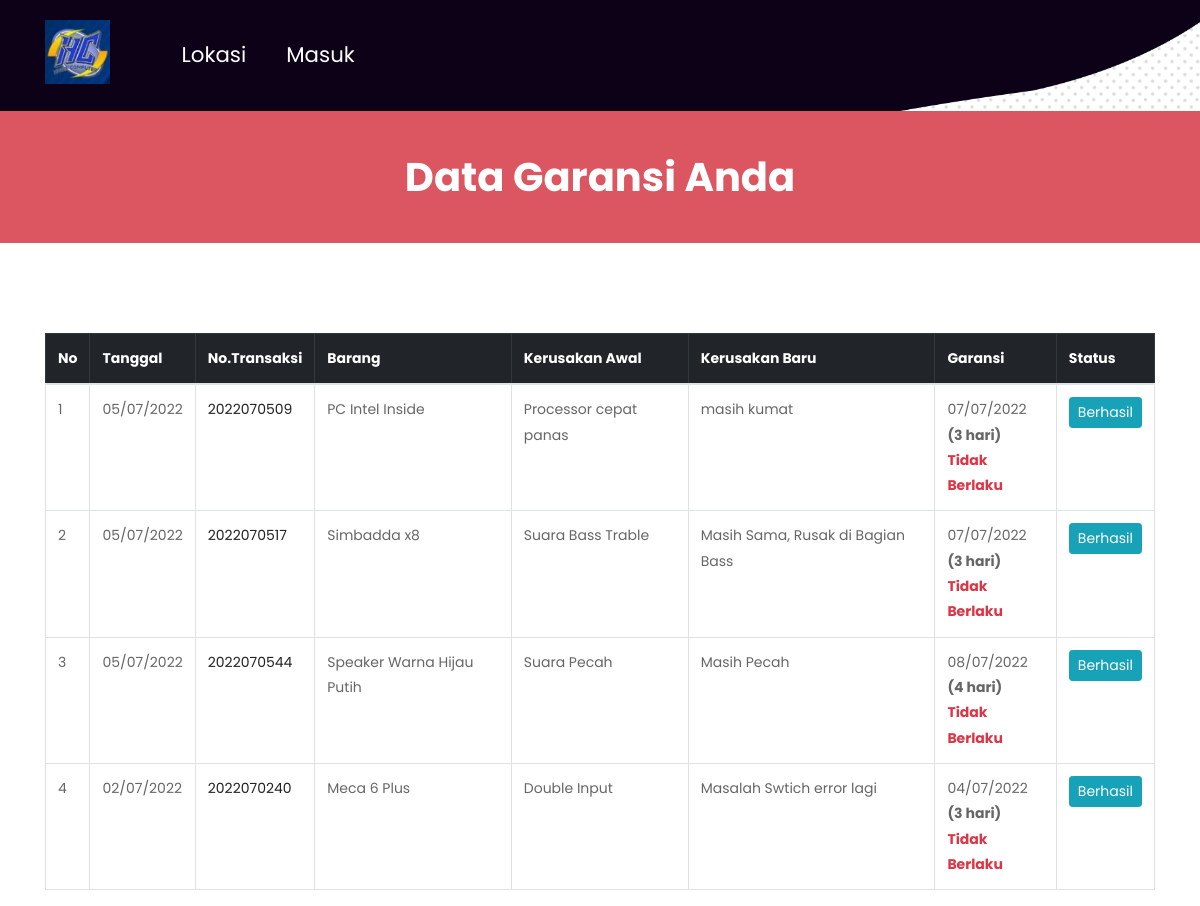
Page /garansi.php on the committed database.
### tables this page shows
CREATE TABLE `dataservice` (
  `notransaksi` varchar(10) NOT NULL,
  `tgl` date NOT NULL,
  `barang` varchar(100) NOT NULL,
  `merk` varchar(100) NOT NULL,
  `jenis` varchar(100) NOT NULL,
  `namap` varchar(100) NOT NULL,
  `alamatp` text NOT NULL,
  `telpp` varchar(15) NOT NULL,
  `kerusakan` varchar(50) NOT NULL,
  `kondisibrg` varchar(100) NOT NULL,
  `garansi` date NOT NULL,
  `kerusakanbaru` varchar(100) NOT NULL,
  `metode` varchar(50) NOT NULL
);

### garansi.php (the view, shortened to what this page needs)
<?php require('header.php');?>
	</div>
  <div class="collection_text">Data Garansi Anda</div>
    <div class="layout_padding collection_section">
    	<div class="container">
           <div class="panel panel-default">
                <div class="panel-body">
                    <div class="table-responsive">
                        <table class="table table-bordered table-hover " id="dataTables-example">
                            <thead class="success table-dark">
                                <tr>
                                    <th>No</th>
                                    <th>Tanggal</th>
                                    <th>No.Transaksi </th>
                                    <th>Barang</th>
                                    <th>Kerusakan Awal</th>
                                    <th>Kerusakan Baru</th>
                                    <th>Garansi</th>
                                    <th>Status</th>
                                </tr>
                            </thead>
                            <tbody>
                                    <?php $no=1; $query = mysqli_query($kon, "SELECT * FROM dataservice WHERE kerusakanbaru != '' ORDER BY tgl DESC");
                                        while($data = mysqli_fetch_array($query)){ ?>
                                            <tr class="odd gradeX">
                                                    <td><?= $no++; ?></td>
                                                    <td><?= date('d/m/Y',strtotime($data['tgl'])) ?></td>
                                                    <td><a href="../report/cetaknota.php?notransaksi=<?= $data['notransaksi'] ?>"><?= $data['notransaksi'] ?></a></a>
                                                    </td>
                                                    <td><?= $data['barang'] ?></td>
                                                    <td><?= $data['kerusakan'] ?></td>
                                                    <td><?= $data['kerusakanbaru'] ?></td>
                                                    <td><?php
                                                        $tgl1 = new dateTime($data['garansi']);
                                                        $tgl2 = new dateTime($data['tgl']);
                                                        $tgl3 = new dateTime(date('Y-m-d'));
                                                        $e = $tgl2->diff($tgl1)->days + 1;
                                                        $d = $tgl3->diff($tgl1)->days + 1;
                                                        if(date('Y-m-d')<$data['garansi']){
                                                            $sisa = 'Sisa <i>'.$d.' hari</i>';
                                                        }else if(date('Y-m-d')>$data['garansi']){
                                                            $sisa = '<b class="text-danger">Tidak Berlaku</b>';
                                                        }
                                                        echo date('d/m/Y',strtotime($data['garansi'])).' <br><b>('.$e." hari)</b><br>".$sisa;
                                                    ?>
                                                    </td>
                                                    <td>
                                                    <?php
                                                        $ohh = $data['notransaksi'];
                                                        $gini = mysqli_query($kon, "SELECT * FROM proses WHERE notransaksi = '$ohh' ORDER BY waktu DESC");
                                                        $lah = mysqli_fetch_array($gini);
                                                        if($lah['ket']=='Selesai'){ ?>
                                                            <a target="_blank" class="btn btn-info btn-sm" href="https://wa.me/?phone=<?= $data['telpp'] ?>&text=Halo, <?= $data['namap'] ?>.%20Kami%20dari%20TwincomBanjarbaru%20memberitahukan%20bahwa%0A%0AGaransi%20Service%20Anda%20pada%20_No.Transaksi%20:%20<?= $data['notransaksi'] ?>_%20dengan%20biaya%20Rp.%20<?= number_format($data['biaya'],0,'.','.') ?>%20telah%20*SELESAI*.">Berhasil</a>
                                                        <?php }else{ ?>
                                                            <a href="proses_input.php?notransaksi=<?php echo $data['notransaksi']; ?>" class="btn btn-warning btn-sm">Proses</a><?php
                                                        } ?></td>
                                                </tr>
                                        <?php } ?>
                                </tbody>
                        </table>
                    </div>
                </div>
            </div>
    	</div>
    </div>
   </body>
</html>

### header.php (shortened to what this page needs)
<?php require('kon.php');session_start(); require('delete.php'); error_reporting(0);
    $level  = $_SESSION['level'];
    $username   = $_SESSION['username'];
    $query      = mysqli_query($kon,"SELECT * FROM user WHERE level='$level' AND username = '$username'");
    $memori       = mysqli_fetch_array($query);
?>
<!DOCTYPE html>
<html lang="en">
   <head>
      <link rel="stylesheet" href="css/bootstrap.min.css">
      <link rel="stylesheet" href="css/style.css">
      <link rel="stylesheet" href="css/responsive.css">
      <link rel="stylesheet" href="css/jquery.mCustomScrollbar.min.css">
      <link rel="stylesheet" href="https://netdna.bootstrapcdn.com/font-awesome/4.0.3/css/font-awesome.css">
      <link rel="stylesheet" href="css/owl.carousel.min.css">
      <link rel="stylesheet" href="css/owl.theme.default.min.css">
      <link rel="stylesheet" href="https://cdnjs.cloudflare.com/ajax/libs/fancybox/2.1.5/jquery.fancybox.min.css" media="screen">
   </head>
   <body class="main-layout">
	<div class="header_section">
		<div class="container">
			<div class="row">
				<div class="col-sm-1">
					<div class="logo"><a href="index.php"><img src="images/logo.png" width="80px"></a></div>
				</div>
				<div class="col-sm-11">
					<nav class="navbar navbar-expand-lg navbar-light bg-light">
                    <div class="collapse navbar-collapse" id="navbarNavAltMarkup">
                        <div class="navbar-nav">
                           <?php if($memori['level']=='Pelanggan'){ ?>
                              <a class="nav-item nav-link" href="service.php">Service</a>
                              <a class="nav-item nav-link" href="garansi.php">Garansi</a>
                              <a class="nav-item nav-link" href="profil.php?id=<?=$memori['id'] ?>">Profil <b><?= $memori['nama'] ?></b></a>
                              <a class="nav-item nav-link" href="keluar.php">Keluar</a>
                           <?php }else{ ?>
                              <a class="nav-item nav-link" href="lokasi.php">Lokasi</a>
                              <a class="nav-item nav-link" href="masuk.php">Masuk</a>
                           <?php } ?>
                        </div>
                    </div>
                    </nav>
				</div>
			</div>
		</div>

### css/style.css (style rules this page uses)
* { box-sizing: border-box !important; transition: ease all 0.5s; }
html { scroll-behavior: smooth; }
body { color: #666666; font-size: 14px; font-family: Poppins; line-height: 1.80857; font-weight: normal; overflow-x: hidden; }
a { color: #1f1f1f; text-decoration: none !important; outline: none !important; -webkit-transition: all .3s ease-in-out; -moz-transition: all .3s ease-in-out; -ms-transition: all .3s ease-in-out; -o-transition: all .3s ease-in-out; transition: all .3s ease-in-out; }
*, *::after, *::before { -webkit-box-sizing: border-box; -moz-box-sizing: border-box; box-sizing: border-box; }
a { color: #222222; text-decoration: none; outline: none !important; }
a, .btn { text-decoration: none !important; outline: none !important; -webkit-transition: all .3s ease-in-out; -moz-transition: all .3s ease-in-out; -ms-transition: all .3s ease-in-out; -o-transition: all .3s ease-in-out; transition: all .3s ease-in-out; }
img { max-width: 100%; height: auto; }
.layout_padding { padding-top: 90px; padding-bottom: 90px; }
.header_section { width: 100%; float: left; background-image: url(../images/banner.png); height: auto; padding: 20px 0px; background-size: 100%; background-repeat: no-repeat; }
.bg-light { background-color: transparent !important; }
.navbar-light .navbar-nav .nav-link { color: #fff; font-size: 16pt; }
.navbar-expand-lg .navbar-nav .nav-link { padding-right: 0.9rem; padding-left: 1.6rem; }
body { width:100%; height:100%; }
.carousel-inner,.carousel,.carousel-item,.container,.fill { height:100%; width:100%; background-position:center center; background-size:cover; }
.collection_section { width: 100%; float: left; padding-bottom: 0px; }
.collection_text { width: 100%; float: left; color: #ffffff; text-align: center; font-weight: bold; font-size: 40px; background-color: #db5660; padding: 30px 0px; }

### rows in the picture
dataservice: tgl "05/07/2022", notransaksi "2022070509", barang "PC Intel Inside", kerusakan "Processor cepat panas", kerusakanbaru "masih kumat", garansi "07/07/2022", e "3", shows "Tidak Berlaku"
dataservice: tgl "05/07/2022", notransaksi "2022070517", barang "Simbadda x8", kerusakan "Suara Bass Trable", kerusakanbaru "Masih Sama, Rusak di Bagian Bass", garansi "07/07/2022", e "3", shows "Tidak Berlaku"
dataservice: tgl "05/07/2022", notransaksi "2022070544", barang "Speaker Warna Hijau Putih", kerusakan "Suara Pecah", kerusakanbaru "Masih Pecah", garansi "08/07/2022", e "4", shows "Tidak Berlaku"
dataservice: tgl "02/07/2022", notransaksi "2022070240", barang "Meca 6 Plus", kerusakan "Double Input", kerusakanbaru "Masalah Swtich error lagi", garansi "04/07/2022", e "3", shows "Tidak Berlaku"
